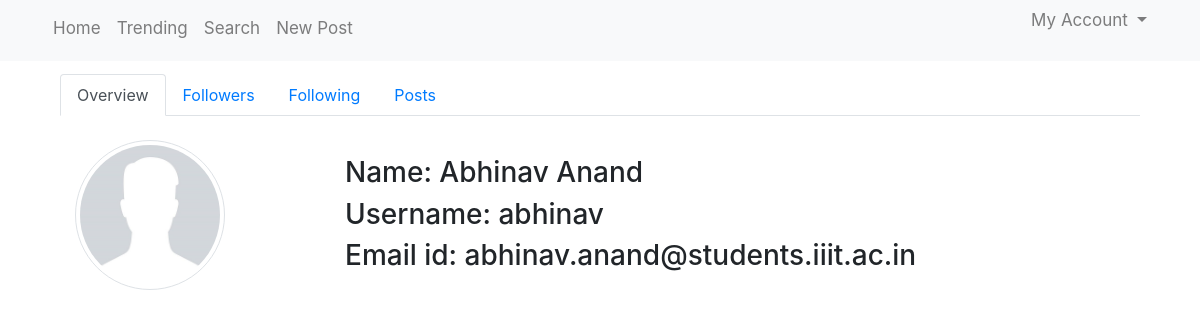
The page /user/abhinav on the database its author committed.
### iiit_research/models.py (models this page shows, shortened)
class User(db.Model, UserMixin):
    id = db.Column(db.Integer, primary_key=True)
    name = db.Column(db.String(30), nullable=False)
    username = db.Column(db.String(20), unique=True, nullable=False)
    email = db.Column(db.String(120), unique=True, nullable=False)
    image_file = db.Column(db.String(20), nullable=False, default='default.jpg')
    password = db.Column(db.String(60), nullable=False)
    posts = db.relationship('Post', backref='author', lazy=True)

### iiit_research/routes.py (the view)
@app.route("/user/<username>")
def public_profile(username):
    user = User.query.filter_by(username=username).first()
    if not user:
        from flask import abort
        abort(404)
    query = db.session.query(User.username, User.name)
    join_query = query.join(Subscription, User.id == Subscription.follower)
    followers = join_query.filter(Subscription.followee == user.id).all()
    query = db.session.query(User.username, User.name)
    join_query = query.join(Subscription, User.id == Subscription.followee)
    following = join_query.filter(Subscription.follower == user.id).all()
    is_following = False  # specifies whether currently logged in user follows this user
    if current_user.is_authenticated:
        from sqlalchemy import and_
        is_following = db.session.query(
            db.exists().where(
                and_(Subscription.follower == current_user.id,
                     Subscription.followee == user.id))).scalar()
    return render_template('profile.html',
                           user=user,
                           followers=followers, following=following,
                           is_following=is_following)

### iiit_research/templates/profile.html (shortened to what this page needs)
{% extends "layout.html" %}
{% block content %}
    <div class="container">
        <br>
        <ul class="nav nav-tabs" role="tablist">
            <li class="nav-item">
                <a class="nav-link active" data-toggle="tab" href="#home">Overview</a>
            </li>
            <li class="nav-item">
                <a class="nav-link" data-toggle="tab" href="#menu1">Followers</a>
            </li>
            <li class="nav-item">
                <a class="nav-link" data-toggle="tab" href="#menu2">Following</a>
            </li>
            <li class="nav-item">
                <a class="nav-link" data-toggle="tab" href="#menu3">Posts</a>
            </li>
        </ul>
        <div class="tab-content">
            {% include "profile_components/basic_info.html" %}
        </div>
    </div>
{% endblock content %}

### iiit_research/templates/profile_components/basic_info.html (shortened to what this page needs)
<div id="home" class="container tab-pane active"><br>
    <div class="row">
        <div class="col-3">
            <img src="{{ url_for('static', filename='profile_pics/'+ user.image_file ) }}" alt=""
                 class="img-thumbnail rounded-circle account-img float-left"
                 style="height:150px; width: 150px;">
        </div>
        <div class="col-9"><p style="width: 50px"></p>
            <h3>Name: {{ user.name }}</h3>
            <h3>Username: {{ user.username }}</h3>
            <h3>Email id: {{ user.email }}</h3></div>
    </div>
</div>

### rows shown on the page
User: image_file (placeholder picture), name "Abhinav Anand", username "abhinav", email "abhinav.anand@students.iiit.ac.in"
